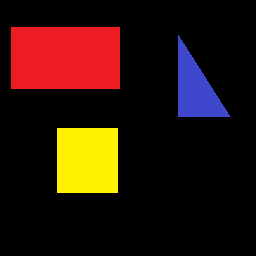
#> input picture lab3/tarea/img.bmp, 256 x 256 px
$ python ejercicio2.py
#> lines starting #> are read from the running program, lines starting #| are printed output that depends on the picture; after the words box and inside, x2 and y2 are one past the last pixel; in counts of white or black regions, pixels touching at a corner belong together

import cv2
import numpy as np

img = cv2.imread("img.bmp", 1)
#> img is the input picture: shape (256, 256, 3); mean B, G, R 10.5, 19.9, 42
cv2.namedWindow("Imagen Original", cv2.WINDOW_NORMAL)

'''rango_colores = [
    ([50,50,255], [50,50,150])
]

for (lower, upper) in rango_colores:

    # Creando variables de color
    lower = np.array(lower, dtype='uint8')
    upper = np.array(upper, dtype='uint8')

    b, g, r = cv2.split(img)
    # Creando una mascara con los colores antes determinados
    mask = cv2.inRange(img, lower, upper)

    cv2.namedWindow("mask", cv2.WINDOW_NORMAL)
    cv2.imshow("mask", mask)
    output = cv2.bitwise_and(img, img, mask = mask)

    cv2.namedWindow("images", cv2.WINDOW_NORMAL)
    cv2.imshow("images", np.hstack([img, output]))
    cv2.waitKey(0)
'''

imgGRAY = cv2.cvtColor(img, cv2.COLOR_BGR2GRAY)
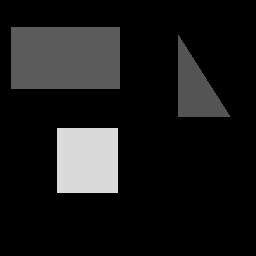
#> imgGRAY: shape (256, 256); min 0, max 218, mean 25.4
imgGRAY = cv2.add(imgGRAY, 50)
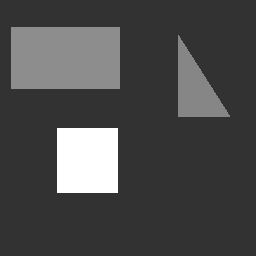
#> imgGRAY: shape (256, 256); min 50, max 255, mean 74.6
cv2.imshow("Imagen Original", imgGRAY)
cv2.waitKey(0)
rect = cv2.imread("img1.bmp")
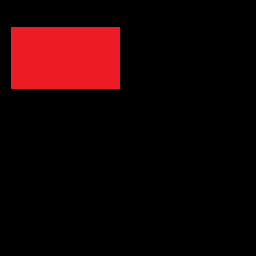
#> input picture lab3/tarea/img1.bmp, 256 x 256 px
#> rect is the input picture: shape (256, 256, 3); mean B, G, R 3.7, 2.9, 24.4
rectGRAY = cv2.cvtColor(rect, cv2.COLOR_BGR2GRAY)
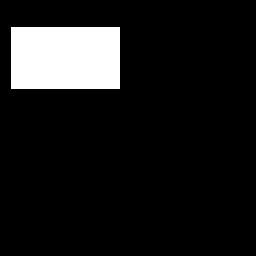
#> rectGRAY: shape (256, 256); values 0 (black) and 91 (white), 10.3% white; 1 white region, box (x1, y1, x2, y2) and area: (11, 27, 120, 89) 6758
cv2.imshow("rect", rectGRAY)
cv2.waitKey(0)
#> (the run stopped early here; a loop or call above may not have finished)
